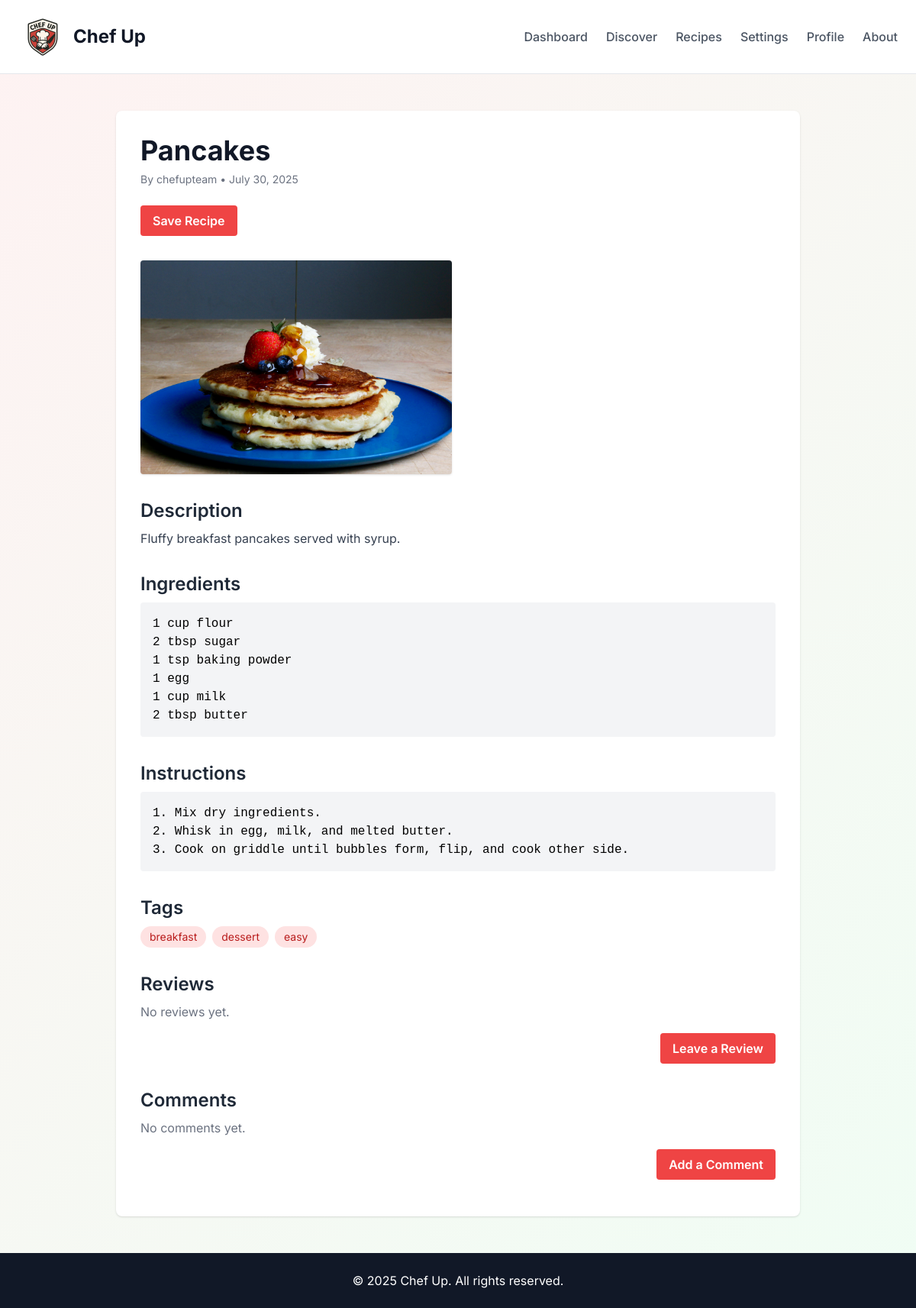
The page /recipe/19/ (signed in) on the database its author committed.
### application/models.py (models this page shows)
class Recipe(models.Model):
    title = models.CharField(max_length=255)
    description = models.TextField()
    ingredients = models.TextField()
    instructions = models.TextField()
    created_at = models.DateTimeField(auto_now_add=True)
    updated_at = models.DateTimeField(auto_now=True)
    author = models.ForeignKey(User, on_delete=models.CASCADE, related_name='recipes')
    is_public = models.BooleanField(default=True)

class RecipeImage(models.Model):
    recipe = models.ForeignKey(Recipe, on_delete=models.CASCADE, related_name='images')
    image = models.ImageField(upload_to='recipe_images/')
    uploaded_at = models.DateTimeField(auto_now_add=True)

class RecipeTag(models.Model):
    recipe = models.ForeignKey(Recipe, on_delete=models.CASCADE)
    tag = models.ForeignKey(Tag, on_delete=models.CASCADE)

class Tag(models.Model):
    name = models.CharField(max_length=50, unique=True)

### application/views.py (the view)
# urls.py: path('recipe/<int:recipe_id>/', views.recipe_detail, name='recipe_detail')
@login_required
def recipe_detail(request, recipe_id):
    recipe = get_object_or_404(
        Recipe.objects.select_related('author').prefetch_related('images', 'reviews', 'comments', 'recipetag_set__tag'),
        id=recipe_id
    )
    if not recipe.is_public and recipe.author != request.user:
        return redirect('discover')
    return render(request, 'recipe.html', {'recipe': recipe})

### application/templates/recipe.html (shortened to what this page needs)
{% load static %}
<!DOCTYPE html>
<html lang="en">
<head>
  <script src="https://cdn.tailwindcss.com"></script>
</head>
<body class="min-h-screen flex flex-col hero-gradient">
  <nav class="bg-white border-b border-gray-200 px-6 py-4">
    <div class="max-w-7xl mx-auto flex justify-between items-center">
      <div class="flex items-center space-x-2">
        <div class="w-16 h-16">
          <img src="{% static 'images/logo.png' %}" alt="Chef Up Logo" class="w-full h-full object-contain" />
        </div>
        <h1 class="text-2xl font-bold text-gray-900">
          <a href="{% url 'index' %}">Chef Up</a>
        </h1>
      </div>
      {% if user.is_authenticated %}
      <div class="flex space-x-6 text-gray-600">
        <a href="{% url 'dashboard' %}" class="hover:text-red-500 font-medium">Dashboard</a>
        <a href="{% url 'discover' %}" class="hover:text-red-500 font-medium">Discover</a>
        <a href="{% url 'post' %}" class="hover:text-red-500 font-medium">Recipes</a>
        <a href="{% url 'settings' %}" class="hover:text-red-500 font-medium">Settings</a>
        <a href="{% url 'profile' user.username %}" class="hover:text-red-500 font-medium">Profile</a>
        <a href="{% url 'about' %}" class="hover:text-red-500 font-medium">About</a>
      </div>
      {% endif %}
    </div>
  </nav>
  <main class="flex-grow px-6 py-12">
    <div class="max-w-4xl mx-auto bg-white shadow rounded-lg p-8">
      <h1 class="text-4xl font-bold text-gray-900 mb-2">{{ recipe.title }}</h1>
      <p class="text-sm text-gray-500 mb-6">
        By {{ recipe.author.username }} • {{ recipe.created_at|date:"F j, Y" }}
      </p>
      <div class="mb-8">
        <button
          class="px-4 py-2 bg-red-500 text-white font-semibold rounded hover:bg-red-600 transition"
          title="Save feature coming soon!">
          Save Recipe
        </button>
      </div>
      {% if recipe.images.exists %}
        <div class="grid grid-cols-1 md:grid-cols-2 gap-4 mb-8">
          {% for image in recipe.images.all %}
            <img
              src="{{ image.image.url }}"
              alt="{{ recipe.title }}"
              class="rounded shadow object-cover w-full max-h-96 mx-auto"
            />          {% endfor %}
        </div>
      {% endif %}
      <section class="mb-8">
        <h2 class="text-2xl font-semibold text-gray-800 mb-2">Description</h2>
        <p class="text-gray-700">{{ recipe.description }}</p>
      </section>
      <section class="mb-8">
        <h2 class="text-2xl font-semibold text-gray-800 mb-2">Ingredients</h2>
        <pre class="bg-gray-100 p-4 rounded whitespace-pre-wrap">{{ recipe.ingredients }}</pre>
      </section>
      <section class="mb-8">
        <h2 class="text-2xl font-semibold text-gray-800 mb-2">Instructions</h2>
        <pre class="bg-gray-100 p-4 rounded whitespace-pre-wrap">{{ recipe.instructions }}</pre>
      </section>
      {% if recipe.recipetag_set.exists %}
        <section class="mb-8">
          <h2 class="text-2xl font-semibold text-gray-800 mb-2">Tags</h2>
          <div class="flex flex-wrap gap-2">
            {% for recipe_tag in recipe.recipetag_set.all %}
              <span class="bg-red-100 text-red-700 px-3 py-1 rounded-full text-sm">{{ recipe_tag.tag.name }}</span>
            {% endfor %}
          </div>
        </section>
      {% endif %}
      <section class="mb-8">
        <h2 class="text-2xl font-semibold text-gray-800 mb-2">Reviews</h2>
        {% for review in recipe.reviews.all %}
          <div class="bg-gray-50 border border-gray-200 rounded p-4 mb-4">
            <div class="flex justify-between mb-1">
              <span class="font-semibold">{{ review.user.username }}</span>
              <span class="text-yellow-500">{{ review.rating }}★</span>
            </div>
            <p class="text-gray-600 text-sm">{{ review.created_at|date:"F j, Y" }}</p>
            <p class="mt-1">{{ review.comment }}</p>
          </div>
        {% empty %}
          <p class="text-gray-500">No reviews yet.</p>
        {% endfor %}
        {% if user.is_authenticated %}
        <div class="mt-4 text-right">
          <button
            class="px-4 py-2 bg-red-500 text-white font-semibold rounded hover:bg-red-600 transition"
            title="Review feature coming soon!">
            Leave a Review
          </button>
        </div>
        {% endif %}
      </section>
      <section class="mb-4">
        <h2 class="text-2xl font-semibold text-gray-800 mb-2">Comments</h2>
        {% for comment in recipe.comments.all %}
          <div class="bg-white border border-gray-200 rounded p-4 mb-4">
            <p class="font-semibold text-gray-900">{{ comment.user.username }}</p>
            <p class="text-sm text-gray-600">{{ comment.created_at|date:"F j, Y" }}</p>
            <p class="mt-2 text-gray-700">{{ comment.content }}</p>
          </div>
        {% empty %}
          <p class="text-gray-500">No comments yet.</p>
        {% endfor %}
        {% if user.is_authenticated %}
        <div class="mt-4 text-right">
          <button
            class="px-4 py-2 bg-red-500 text-white font-semibold rounded hover:bg-red-600 transition"
            title="Comment feature coming soon!">
            Add a Comment
          </button>
        </div>
        {% endif %}
      </section>
    </div>
  </main>
  <footer class="bg-gray-900 text-white py-6 text-center">
    <p>&copy; 2025 Chef Up. All rights reserved.</p>
  </footer>
</body>
</html>

### application/templates/recipe.html (style rules this page uses)
body { font-family: 'Inter', sans-serif; }
.hero-gradient { background: linear-gradient(135deg, #fef2f2 0%, #f0fdf4 100%); }

### rows shown on the page
Recipe: title "Pancakes", author.username "chefupteam", created_at "July 30, 2025", description "Fluffy breakfast pancakes served with syrup.", ingredients "1 cup flour 2 tbsp sugar 1 tsp baking powder 1 egg 1 cup milk 2 tbsp butter", instructions "1. Mix dry ingredients. 2. Whisk in egg, milk, and melted butter. 3. Cook on griddle until bubbles form, flip, and cook other side."
RecipeImage: image (picture)
RecipeTag: tag.name "breakfast"
RecipeTag: tag.name "dessert"
RecipeTag: tag.name "easy"
